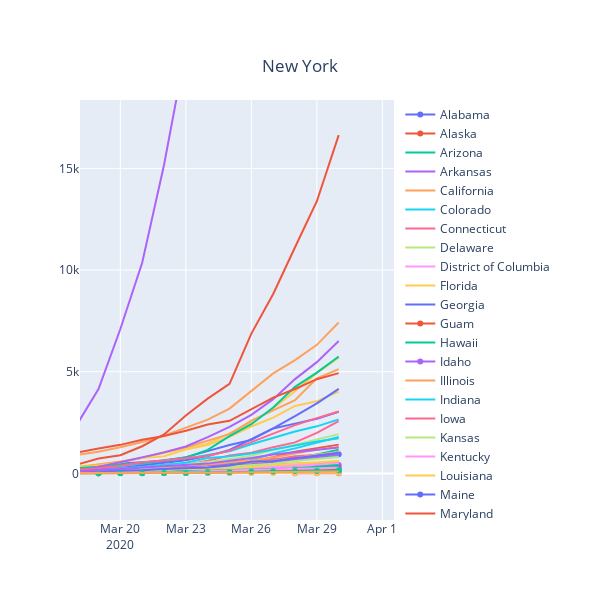

The code cell stored with this chart in its notebook:
### Code cell
# make an interactive time series plot using plotly
fig = go.Figure(
        data=data,
    layout={
        'width':600,
        'height':600
    } 
)

fig.update_layout(
    title={
        'text': statein.state.unique()[0],
        'y':0.9,
        'x':0.5,
        'xanchor': 'center',
        'yanchor': 'top'})

fig.show()
